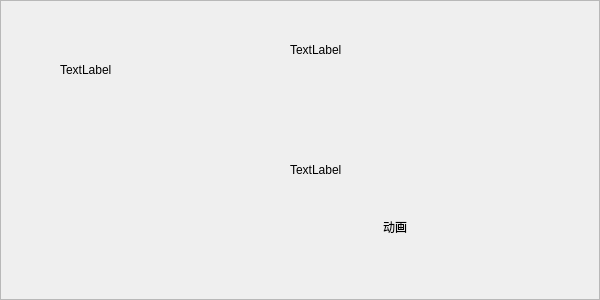
<?xml version="1.0" encoding="UTF-8"?>
<ui version="4.0">
 <class>Frame</class>
 <widget class="QFrame" name="Frame">
  <property name="geometry">
   <rect>
    <x>0</x>
    <y>0</y>
    <width>600</width>
    <height>300</height>
   </rect>
  </property>
  <property name="windowTitle">
   <string>Frame</string>
  </property>
  <property name="frameShape">
   <enum>QFrame::StyledPanel</enum>
  </property>
  <property name="frameShadow">
   <enum>QFrame::Raised</enum>
  </property>
  <widget class="QLabel" name="promptLabel">
   <property name="geometry">
    <rect>
     <x>60</x>
     <y>40</y>
     <width>480</width>
     <height>60</height>
    </rect>
   </property>
   <property name="text">
    <string>TextLabel</string>
   </property>
   <property name="UIText" stdset="0">
    <string>110210</string>
   </property>
   <property name="UIClass" stdset="0">
    <string>wtext</string>
   </property>
   <property name="UIHide" stdset="0">
    <string>true</string>
   </property>
  </widget>
  <widget class="QLabel" name="label">
   <property name="geometry">
    <rect>
     <x>290</x>
     <y>20</y>
     <width>260</width>
     <height>60</height>
    </rect>
   </property>
   <property name="text">
    <string>TextLabel</string>
   </property>
   <property name="UIText" stdset="0">
    <string>110211</string>
   </property>
   <property name="UIClass" stdset="0">
    <string>wlabel</string>
   </property>
  </widget>
  <widget class="QLabel" name="label_2">
   <property name="geometry">
    <rect>
     <x>383</x>
     <y>211</y>
     <width>61</width>
     <height>31</height>
    </rect>
   </property>
   <property name="text">
    <string>动画</string>
   </property>
   <property name="UIHide" stdset="0">
    <string>true</string>
   </property>
  </widget>
  <widget class="QLabel" name="label_3">
   <property name="geometry">
    <rect>
     <x>290</x>
     <y>80</y>
     <width>260</width>
     <height>179</height>
    </rect>
   </property>
   <property name="text">
    <string>TextLabel</string>
   </property>
   <property name="UIMovie" stdset="0">
    <string>g_find_mac</string>
   </property>
  </widget>
 </widget>
 <resources/>
 <connections/>
</ui>
